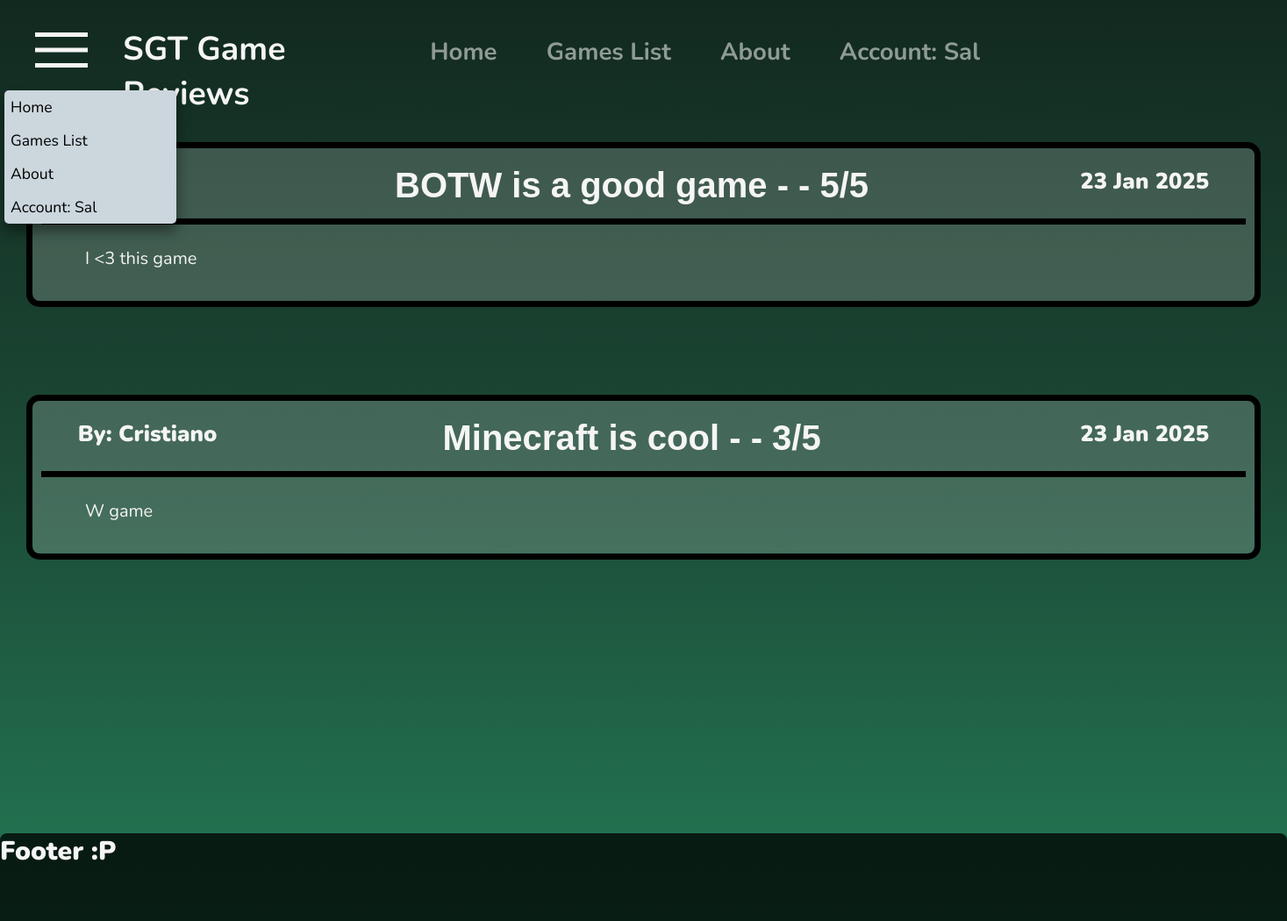
The app's page /reviews (signed in) with its own data.
### WEBSITE/models.py (models this page shows)
class User(db.Model, UserMixin):
    id = db.Column(db.Integer, primary_key=True)
    username = db.Column(db.String(150), unique=True)
    email = db.Column(db.String(150), unique=True)
    password = db.Column(db.String(150))

class Review(db.Model):
    id = db.Column(db.Integer, primary_key=True)
    text = db.Column(db.String(2000))
    score = db.Column(db.Integer)
    game = db.Column(db.String(1000))
    user_name = db.Column(db.String(150))
    user_id = db.Column(db.Integer)
    date = db.Column(db.String(2000))
    title = db.Column(db.String(50))

### WEBSITE/views.py (the view)
@views.route('/reviews', methods=['GET', 'POST'])
def view_reviews():
    row = 0
    reviews = db.session.query(Review).all()
    review_count = len(reviews)
    print(review_count)
    return render_template("reviews.html", page_title = "Reviews", user=current_user,
                           reviews=reviews, row=row, review_count=review_count
                           )

### WEBSITE/TEMPLATES/reviews.html (shortened to what this page needs)
{% extends "base.html" %}
{% block CSS %}<link rel="stylesheet" type="text/css" href="{{ url_for('static', filename='CSS/reviews.css') }}">{% endblock %}
{% block main %}
<main>
    <ul>
        {% set ns = namespace(row=0) %}
        {% for review in reviews %}
            {% if row < row + 1 %}
                <div class="REVIEW-BOX">
                    <div class="INFO">
                        <div class="USERNAME">By: {{ reviews[ns.row].user_name }}</div>
                        <div class="TITLE">{{ reviews[ns.row].title }} - - {{ reviews[ns.row].score }}/5</div>
                        <div class="DATE"> {{ reviews[ns.row].date }}</div>
                    </div>
                    <div class="REVIEW-AREA">
                        {{ reviews[ns.row].text }}
                    </div>
                </div>
                {% set ns.row = ns.row + 1 %}
                {% if row >= review_count: %}
                    {% set ns.row = review_count - 1 %}
                {% endif%}
            {% endif %}
        {% endfor %}
    </ul>
</main>
{% endblock %}

### WEBSITE/TEMPLATES/base.html (shortened to what this page needs)
<!DOCTYPE html>
<html>
<head>
    {% block CSS %}{% endblock %}
    <link rel="stylesheet" type="text/css" href="{{ url_for('static', filename='CSS/base.css') }}">
    <link rel="stylesheet" href="https://cdnjs.cloudflare.com/ajax/libs/font-awesome/4.7.0/css/font-awesome.min.css">
    <link rel="stylesheet" href="https://pyscript.net/releases/2024.11.1/core.css">
</head>
<body>
    <section class="TOP">
        <div class="DD-TITLE">
            <div class="DROPDOWN">
                <div class="DROP-BTN">
                    <button class="material-symbols-outlined">
                        <span class="MENU">menu</span>
                    </button>
                </div>
                <div class="DROP-CONTENT">
                    <a href="/">Home</a>
                    <a href="/gamelist">Games List</a>
                    <a href="/about">About</a>
                    {% if user.is_authenticated %}
                        <a href="/login">Account: {{user.username}}</a>
                    {% else %}
                        <a href="/login">Login</a>
                    {% endif %}
                </div>
            </div>
            <header>
                <h1>SGT Game Reviews</h1>
            </header>
        </div>
        <nav>
            <a href="/">Home</a>
            <a href="/gamelist">Games List</a>
            <a href="/about">About</a>
            {% if user.is_authenticated %}
                <a href="/login">Account: {{user.username}}</a>
            {% else %}
                <a href="/login">Login</a>
            {% endif %}
        </nav>
    </section>
    <main>
        {% block main %}MAIN{% endblock %}
    </main>
    <footer>
        <marquee behaviour="scroll" direction="right" scrollamount="10">Footer :P</marquee>
    </footer>
</body>
</html>

### WEBSITE/static/CSS/reviews.css (style rules this page uses)
.REVIEW-BOX { display:block; block-size: auto; border-color: black; border-style: solid; border-radius: 15px; border-width: 7px; padding: 10px; padding-top: 5px; margin: 30px; margin-bottom: 100px; background-color: rgba(255, 255, 255, 0.175); }
.INFO { display: flex; border-bottom: 7px solid black; padding: 15px; }
.USERNAME { flex: 0.25; text-align: left; margin-left: 2%; font-size: 160%; font-weight: 900 ; }
.DATE { flex: 0.25; text-align: right; margin-right: 2%; font-size: 160%; font-weight: 900; }
.TITLE { font-family: Arial, Helvetica, sans-serif; flex: 1; text-align: center; margin-right: 2%; font-size: 250%; font-weight:800; }
.REVIEW-AREA { flex: 1; padding: 25px; padding-left: 50px; padding-right: 50px; text-align: left; margin-right: 2%; font-size: 125%; font-weight: 400; }

### WEBSITE/static/CSS/base.css (style rules this page uses)
* { margin:0; padding:0; box-sizing: border-box; }
html { min-height:max-content; min-width: fit-content; height:100px; width: 100%; }
body { background: linear-gradient(#12291f, #1c4936, #237954); font-family: "Nunito", serif; min-height: 100vh; display:flex; flex-direction: column; width: 100%; }
a { text-decoration: none; }
.TOP { min-width:max-content; size: auto; display: flex; margin-top: auto 0; padding: 0px; color:whitesmoke; }
.DD-TITLE { width: max-content; display: flex; flex: 1.4; }
header { text-align: left; background: none; font-size: 25px; user-select: none; flex:1; }
header h1 { margin-top: 30px; }
.MENU { font-size: 80px; }
.material-symbols-outlined { background: none; color: rgba(214, 188, 255, 0.733); border: none; cursor:pointer; }
.DROPDOWN { user-select: none; position: relative; display:inline-block; width: fit-content; flex:0.3; }
.DROP-BTN { margin-left: 30px; margin-top: 17px; margin-right: 30px; }
.DROP-CONTENT { display: none; z-index: 1; position: absolute; box-shadow: 0px 8px 16px 0px rgba(0, 0, 0, 0.45); min-width: 140%; border-radius: 5px; background-color: rgb(203, 214, 221); margin-left:5px; min-height:100%; font-size:110%; }
.DROP-CONTENT a { color: black; display: block; text-decoration: none; cursor:pointer; padding:7px; }
nav { min-width: max-content; font-size: 23px; font-weight: bold; flex: 2.5; padding-top: 40px; user-select: none; margin-right: 300px; text-align: right; }
nav a { margin-right: 50px; height: 100%; width: 100%; color: rgba(245,245,245,0.55); cursor: pointer; font-size:120%; }
main { margin-top: auto 1; height:fit-content; color:whitesmoke; min-height: 788px; }
footer { border-top-left-radius: 8px; border-top-right-radius: 8px; margin-top: auto; left: 0; bottom: 0; width: 100%; height:100px; background: rgba(0, 0, 0, 0.76); color: whitesmoke; font-size: 30px; font-weight: 900; }

### records on screen
User: username "Sal"
Review: title "BOTW is a good game", score "5", date "23 Jan 2025", text "I <3 this game"
Review: user_name "Cristiano", title "Minecraft is cool", score "3", date "23 Jan 2025", text "W game"
